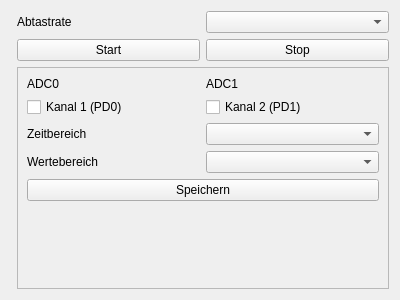
<?xml version="1.0" encoding="UTF-8"?>
<ui version="4.0">
 <class>app::OscilloscopeForm</class>
 <widget class="QWidget" name="app::OscilloscopeForm">
  <property name="geometry">
   <rect>
    <x>0</x>
    <y>0</y>
    <width>400</width>
    <height>300</height>
   </rect>
  </property>
  <property name="windowTitle">
   <string>Form</string>
  </property>
  <layout class="QHBoxLayout" name="horizontalLayout_3">
   <item>
    <widget class="app::LabChart" name="labChart" native="true"/>
   </item>
   <item>
    <layout class="QVBoxLayout" name="verticalLayout">
     <item>
      <layout class="QHBoxLayout" name="horizontalLayout">
       <item>
        <widget class="QLabel" name="label">
         <property name="text">
          <string>Abtastrate</string>
         </property>
        </widget>
       </item>
       <item>
        <widget class="QComboBox" name="samplerateBox"/>
       </item>
      </layout>
     </item>
     <item>
      <layout class="QHBoxLayout" name="horizontalLayout_2">
       <item>
        <widget class="QPushButton" name="startButton">
         <property name="text">
          <string>Start</string>
         </property>
        </widget>
       </item>
       <item>
        <widget class="QPushButton" name="stopButton">
         <property name="text">
          <string>Stop</string>
         </property>
        </widget>
       </item>
      </layout>
     </item>
     <item>
      <widget class="QScrollArea" name="scrollArea">
       <property name="widgetResizable">
        <bool>true</bool>
       </property>
       <widget class="QWidget" name="scrollAreaWidgetContents">
        <property name="geometry">
         <rect>
          <x>0</x>
          <y>0</y>
          <width>362</width>
          <height>214</height>
         </rect>
        </property>
        <layout class="QVBoxLayout" name="verticalLayout_2">
         <item>
          <layout class="QGridLayout" name="gridLayout">
           <item row="1" column="0">
            <widget class="QCheckBox" name="ch1CheckBox">
             <property name="text">
              <string>Kanal 1 (PD0)</string>
             </property>
            </widget>
           </item>
           <item row="0" column="1">
            <widget class="QLabel" name="label_3">
             <property name="text">
              <string>ADC1</string>
             </property>
            </widget>
           </item>
           <item row="0" column="0">
            <widget class="QLabel" name="label_2">
             <property name="text">
              <string>ADC0</string>
             </property>
            </widget>
           </item>
           <item row="1" column="1">
            <widget class="QCheckBox" name="ch2CheckBox">
             <property name="text">
              <string>Kanal 2 (PD1)</string>
             </property>
            </widget>
           </item>
          </layout>
         </item>
         <item>
          <layout class="QHBoxLayout" name="horizontalLayout_4">
           <item>
            <widget class="QLabel" name="label_4">
             <property name="text">
              <string>Zeitbereich</string>
             </property>
            </widget>
           </item>
           <item>
            <widget class="QComboBox" name="xRangeBox"/>
           </item>
          </layout>
         </item>
         <item>
          <layout class="QHBoxLayout" name="horizontalLayout_5">
           <item>
            <widget class="QLabel" name="label_5">
             <property name="text">
              <string>Wertebereich</string>
             </property>
            </widget>
           </item>
           <item>
            <widget class="QComboBox" name="yRangeBox"/>
           </item>
          </layout>
         </item>
         <item>
          <widget class="QPushButton" name="saveButton">
           <property name="text">
            <string>Speichern</string>
           </property>
          </widget>
         </item>
         <item>
          <spacer name="verticalSpacer">
           <property name="orientation">
            <enum>Qt::Vertical</enum>
           </property>
           <property name="sizeHint" stdset="0">
            <size>
             <width>20</width>
             <height>111</height>
            </size>
           </property>
          </spacer>
         </item>
        </layout>
       </widget>
      </widget>
     </item>
    </layout>
   </item>
  </layout>
 </widget>
 <customwidgets>
  <customwidget>
   <class>app::LabChart</class>
   <extends>QWidget</extends>
   <header>app/labchart.h</header>
   <container>1</container>
  </customwidget>
 </customwidgets>
 <resources/>
 <connections/>
</ui>
